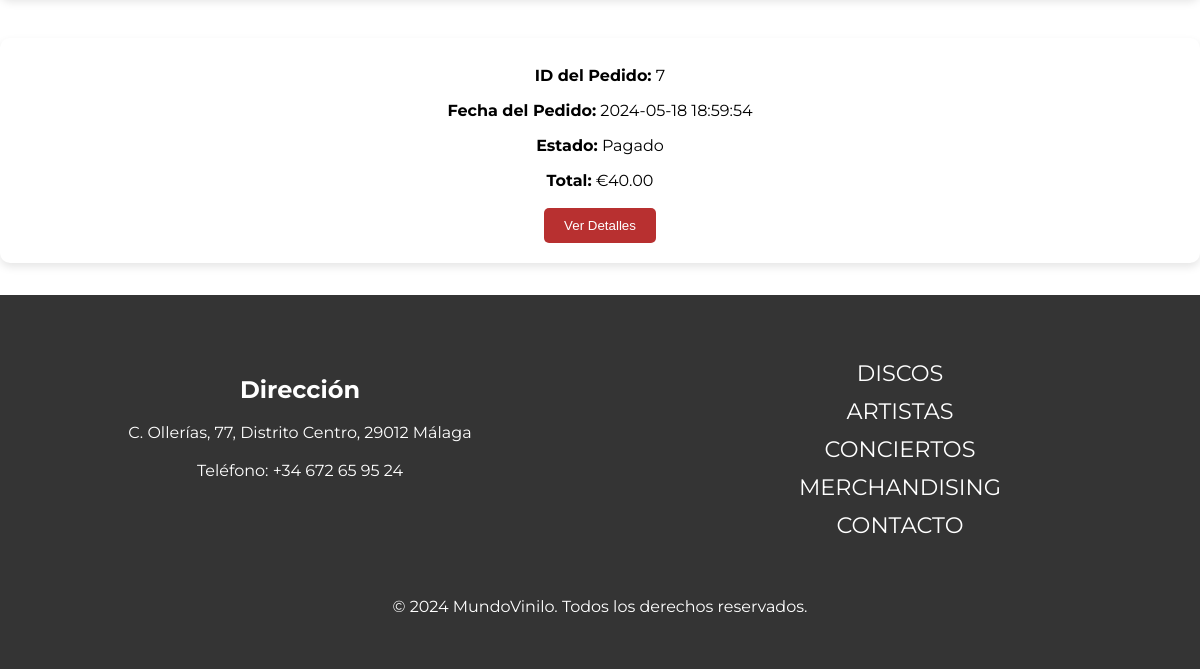
Before: /PHP/verPedidos.php (signed in, lower part) with the older database file.
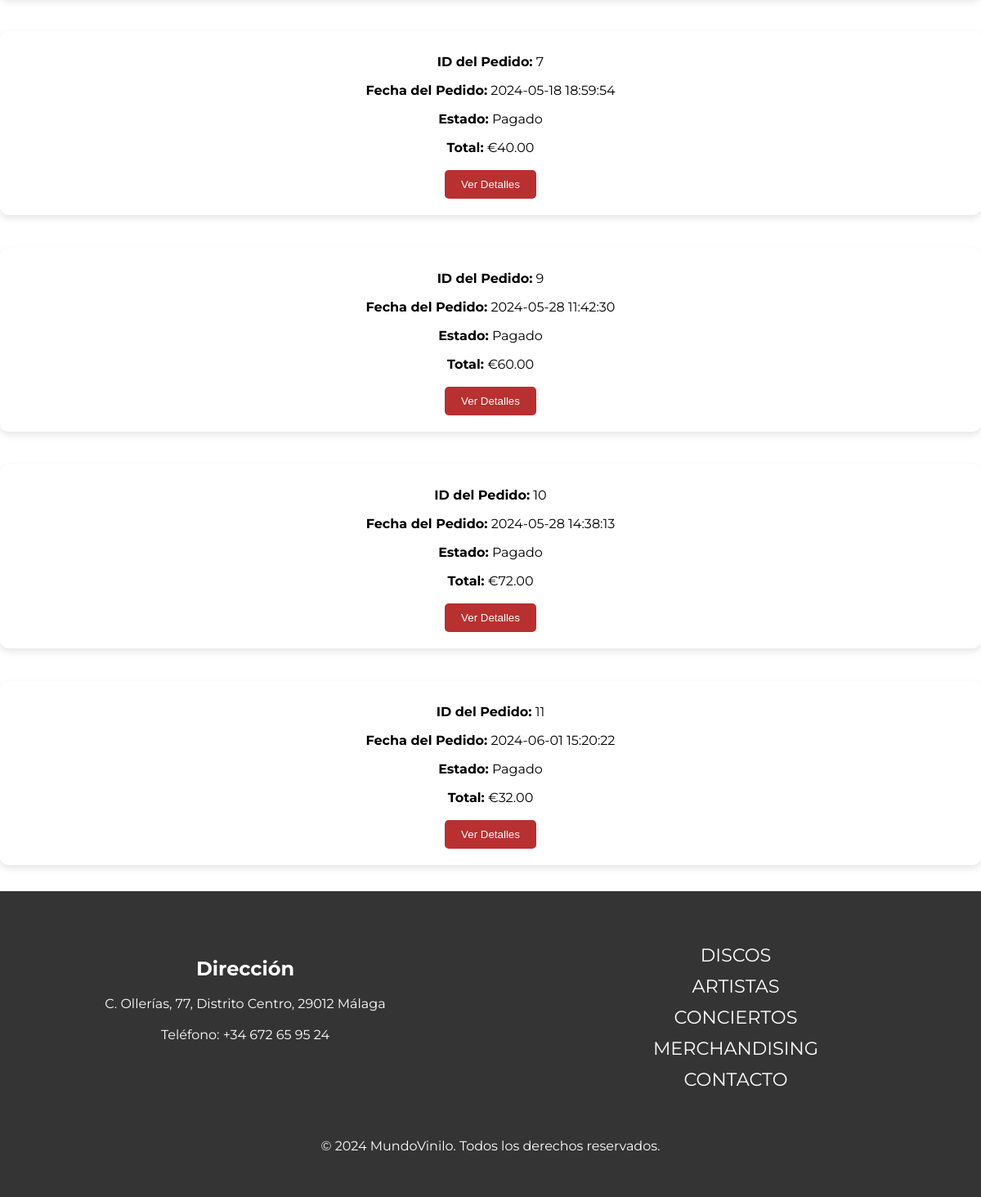
After: the same page with the newer database file.
### tables this page shows
CREATE TABLE `pedidos` (
  `id_pedido` int(11) NOT NULL,
  `id_usuario` int(11) NOT NULL,
  `fecha` timestamp NOT NULL DEFAULT current_timestamp(),
  `estado` varchar(50) NOT NULL,
  `total` decimal(10,2) NOT NULL
);

### PHP/verPedidos.php (the view, shortened to what this page needs)
<!DOCTYPE html>
<html lang="es">
<head>
    <link rel="stylesheet" href="../CSS/Reset.css">
    <link rel="stylesheet" href="../CSS/MisPedidos.css">
</head>
<body>
        <?php require('Header.php'); ?>
    <main>
        <div class="contenedor-pedidos">
            <?php
            if (isset($_SESSION['user_id'])) {
                $user_id = $_SESSION['user_id'];
                require('../../Mi-Proyecto/PHP/conexionBDD.php');
                $sql = "SELECT * FROM pedidos WHERE id_usuario = ?";
                $stmt = $conexion->prepare($sql);
                $stmt->bind_param("i", $user_id);
                $stmt->execute();
                $result = $stmt->get_result();
                if ($result->num_rows > 0) {
                    while ($row = $result->fetch_assoc()) {
                        echo "<div class='pedido'>";
                        echo "<p><strong>ID del Pedido:</strong> " . $row['id_pedido'] . "</p>";
                        echo "<p><strong>Fecha del Pedido:</strong> " . $row['fecha'] . "</p>";
                        echo "<p><strong>Estado:</strong> " . $row['estado'] . "</p>";
                        echo "<p><strong>Total:</strong> €" . $row['total'] . "</p>";
                        echo "<form action='../PHP/detallesPedido.php' method='GET'>";
                        echo "<button type='submit' class='boton-detalles'>Ver Detalles</button>";
                        echo "</form>";
                        echo "</div>";
                    }
                } else {
                    echo "<div class='realizar-pedidos'>";
                    echo "<p>Puedes realizar tu primer pedido pinchando <strong><a href='../PHP/Discos.php' class='aqui-enlace'>aquí</a></strong></p>";
                    echo "</div>";
                }
            } else {
                echo "<p class='Debes-iniciar-sesion'>Debes iniciar sesión para ver tus pedidos.</p>";
            }
            ?>
        </div>
    </main>
    <footer>
        <?php require('footer.php'); ?>
    </footer>
</body>
</html>

Changed rows visible on the page:
added pedidos: id_pedido "9", fecha "2024-05-28 11:42:30", estado "Pagado", total "60.00"
added pedidos: id_pedido "10", fecha "2024-05-28 14:38:13", estado "Pagado", total "72.00"
added pedidos: id_pedido "11", fecha "2024-06-01 15:20:22", estado "Pagado", total "32.00"
